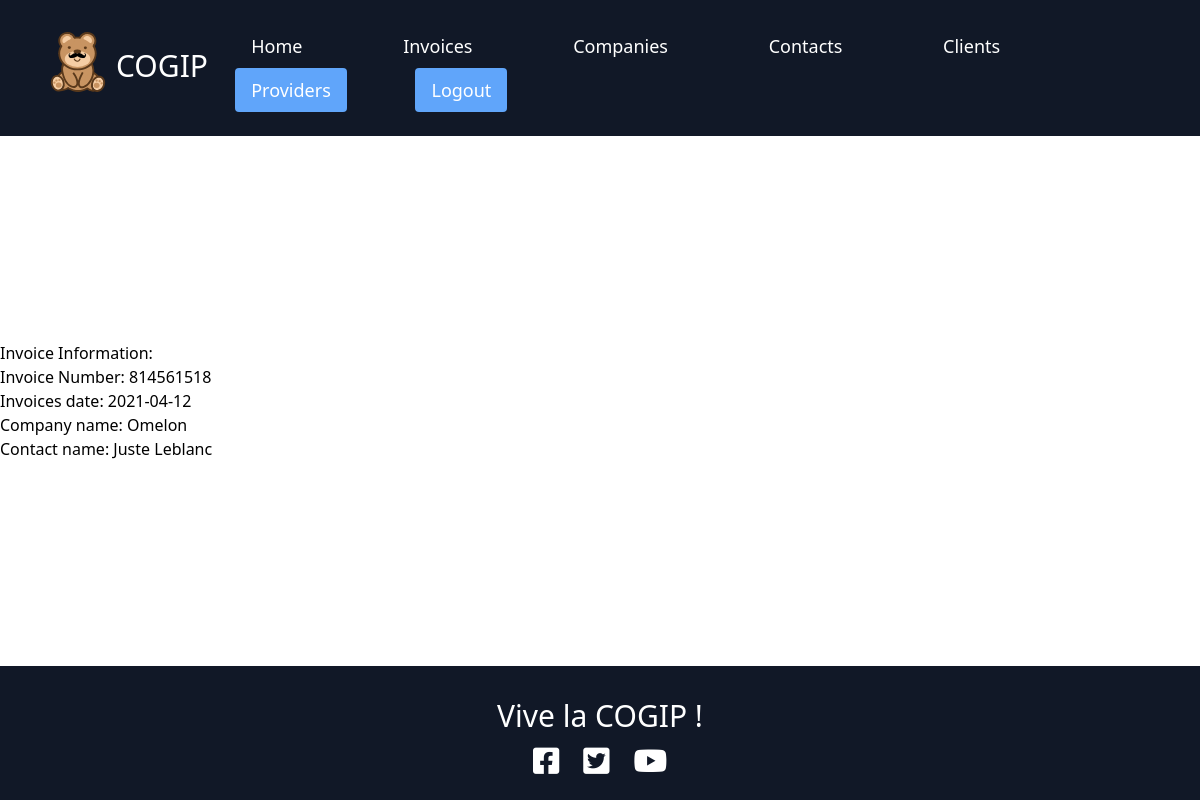
Page /?action=détailsInvoices&id=27 (signed in) on the committed database.
### tables this page shows
CREATE TABLE `invoices` (
  `invoices_id` int(11) NOT NULL,
  `invoices_number` int(12) NOT NULL,
  `invoices_date` date NOT NULL,
  `invoices_company_id` int(11) DEFAULT NULL,
  `invoices_contact_id` int(11) DEFAULT NULL
);

CREATE TABLE `companies` (
  `companies_id` int(11) NOT NULL,
  `companies_name` varchar(255) NOT NULL,
  `companies_country` varchar(255) NOT NULL,
  `companies_vat_number` varchar(255) NOT NULL,
  `companies_type_id` int(11) DEFAULT NULL
);

CREATE TABLE `contacts` (
  `contacts_id` int(11) NOT NULL,
  `contacts_firstname` varchar(255) NOT NULL,
  `contacts_lastname` varchar(255) NOT NULL,
  `contacts_email` varchar(255) NOT NULL,
  `contacts_company_id` int(11) DEFAULT NULL
);

### controller/control.php (called while the page is built, shortened)
<?php
require ('model/model.php');
function detailInvoices(){
    $invoices_data = new Invoices;
    $invoices = $invoices_data->getOneInvoice();
    require ('views/invoiceDetail.php');
}

### model/model.php (called while the page is built, shortened)
<?php
class Invoices{
        public function getOneInvoice(){
            $db = $this->dbConnect();
            $id = $_GET['id'];
            $invoices_data = $db->query('SELECT * FROM invoices  INNER JOIN companies  ON invoices.invoices_company_id = companies.companies_id INNER JOIN contacts ON contacts_company_id = companies.companies_id  WHERE  invoices_id ='.$id);
            $invoices = $invoices_data->fetch();
            return $invoices;
        }
        private function dbConnect(){
            $host = 'localhost';
            $db = 'cogip';
            $user = 'root';
            $password = '';
            try
            {
                $db = new PDO('mysql:host='.$host.';
                dbname='.$db.';
                charset=utf8',
                ''.$user.'',
                ''.$password.'',
                array(
                PDO::ATTR_ERRMODE => PDO::ERRMODE_EXCEPTION,
                PDO::ATTR_DEFAULT_FETCH_MODE => PDO::FETCH_OBJ));
                return $db;
            }
            catch(Exception $e)
            {
                die('Erreur : '.$e->getMessage());
            }
        }
}

### views/invoiceDetail.php (the view, shortened to what this page needs)
<h2>Invoice Information: </h2>
<p>Invoice Number: <?= $invoices->invoices_number?> </p>
<p>Invoices date:  <?= $invoices->invoices_date?></p>
<p>Company name:  <?= $invoices->companies_name?></p>
<p>Contact name:  <?= $invoices->contacts_firstname . ' ' . $invoices->contacts_lastname?></p>
<?php require('template.php'); ?>

### rows in the picture
invoices: invoices_number "814561518", invoices_date "2021-04-12"
companies: companies_name "Omelon"
contacts: contacts_firstname "Juste", contacts_lastname "Leblanc"
